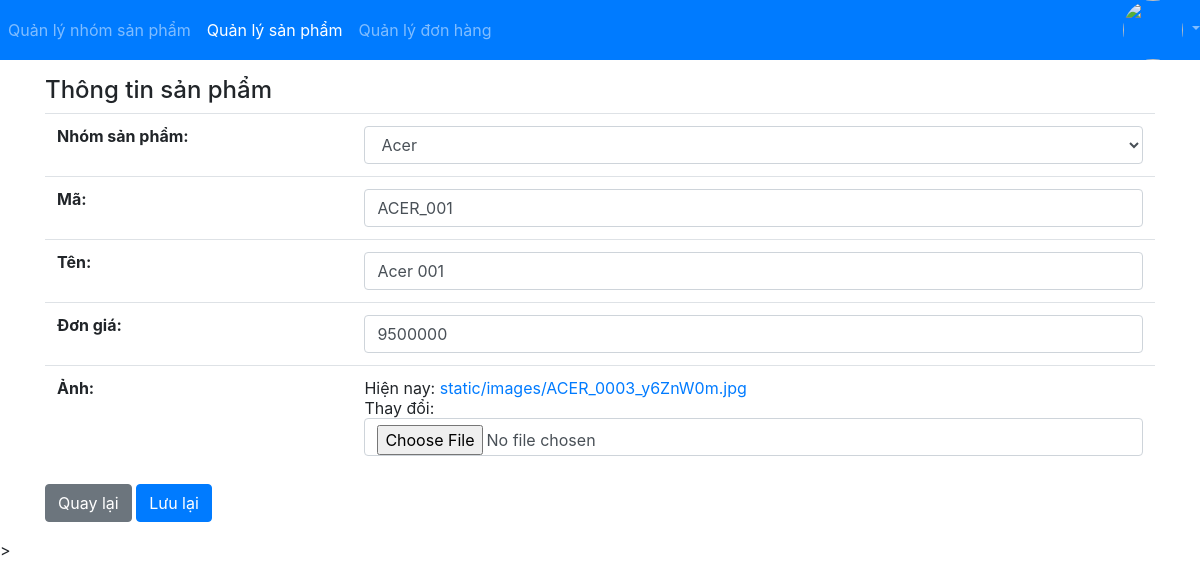
Page /staff/update-product/1 (signed in) on the earlier database version.
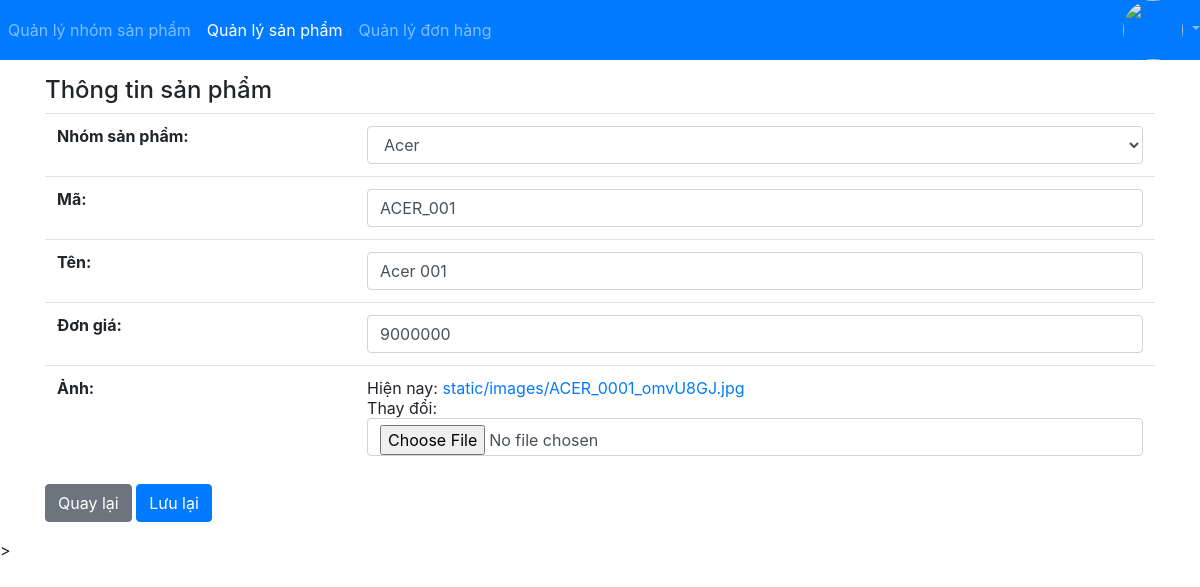
Same page on the later database version.
### app/models.py (models this page shows, shortened)
class Product(models.Model):
    category = models.ForeignKey(
        Category, verbose_name="Nhóm sản phẩm", on_delete=models.PROTECT)
    code = models.CharField(max_length=30, unique=True, verbose_name="Mã")
    name = models.CharField(max_length=200, verbose_name="Tên")
    price = models.IntegerField(verbose_name="Đơn giá")
    image = models.ImageField(upload_to="static/images", verbose_name="Ảnh")

### app/views_staff.py (the view)
class ProductUpdateView(LoginRequiredMixin, UpdateView):
    model = Product
    fields = '__all__'
    template_name = 'staff/product/form.html'
    success_url = '/staff/list-product'

### app/models.py (called while the page is built)
    def __str__(self):
        return self.name

### app/templates/staff/product/form.html (shortened to what this page needs)
{% extends "../base.html" %} {% block navbar %} {% with page=2 %}
{{block.super}} {% endwith %} {% endblock %} {% block content%}
<div class="container mt-3">
  <h4>Thông tin sản phẩm</h4>
  <form method="POST" enctype="multipart/form-data">
    <table class="table">
      {{form}}
    </table>
    <a class="btn btn-secondary" href="/staff/list-product">Quay lại</a>
    <button type="submit" class="btn btn-primary">Lưu lại</button>
  </form>
</div>
> {% endblock %}

Differences in the rows shown:
changed Product "Acer": price "9500000" → "9000000"
Other differences:
text no longer shown: "Nhóm sản phẩm: Mã: Tên: Đơn giá: Ảnh: Hiện nay: static/images/ACER_0003_y6ZnW0m.jpg Thay đổi:"
text now shown: "Nhóm sản phẩm: Mã: Tên: Đơn giá: Ảnh: Hiện nay: static/images/ACER_0001_omvU8GJ.jpg Thay đổi:"
